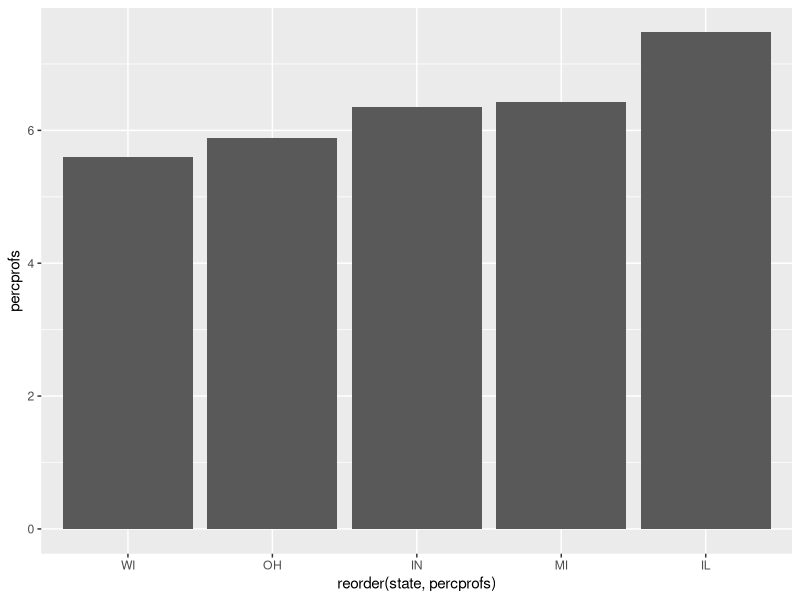
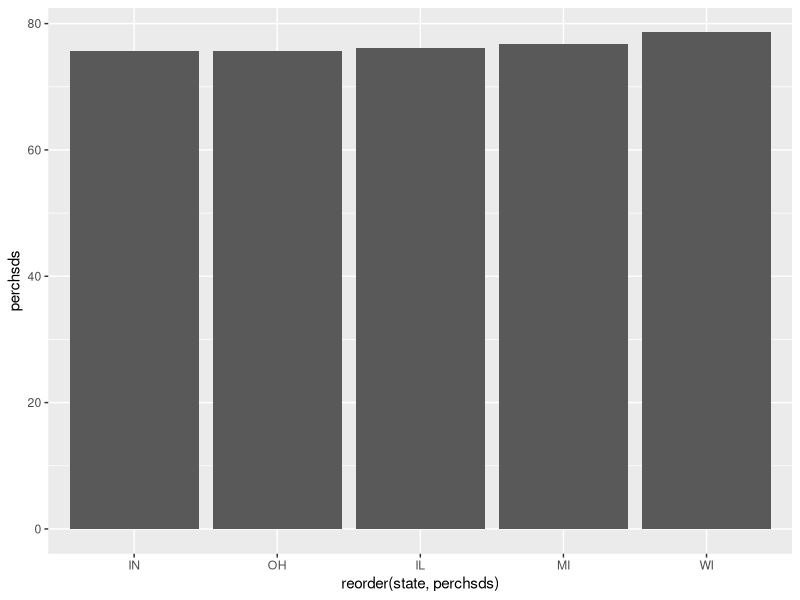
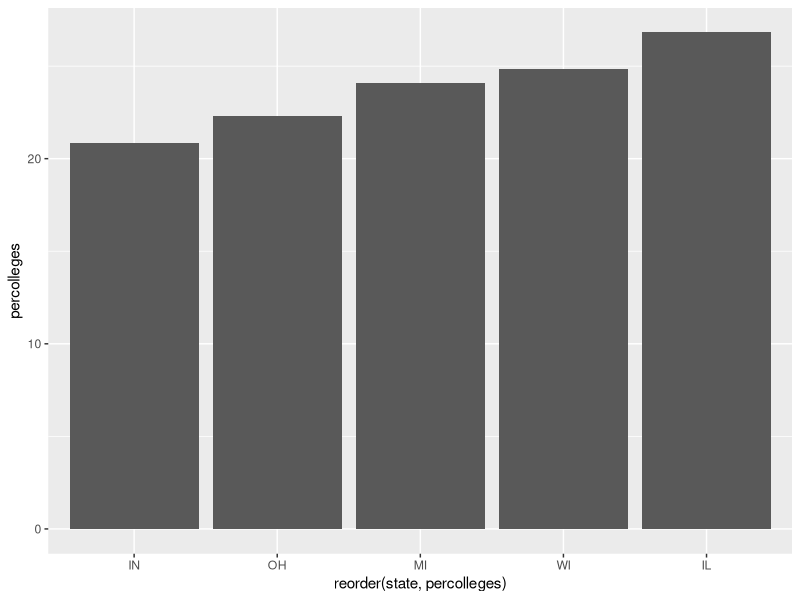
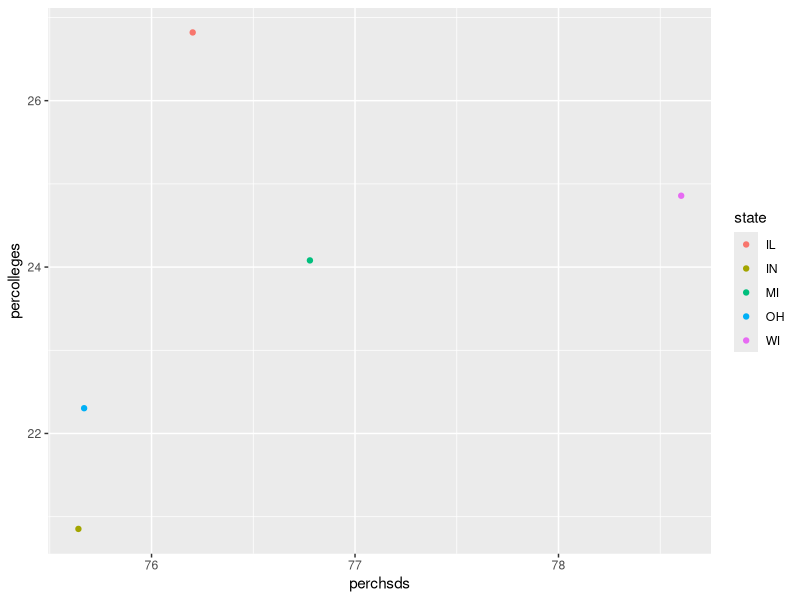
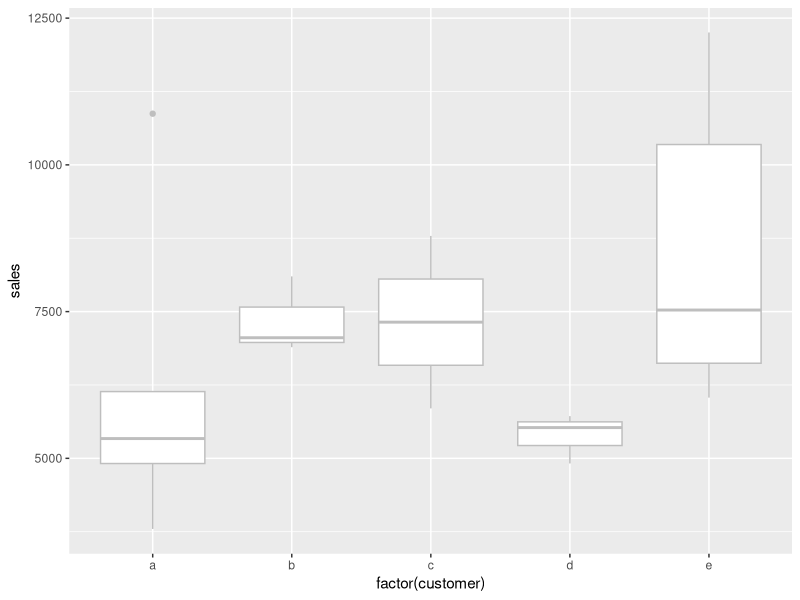
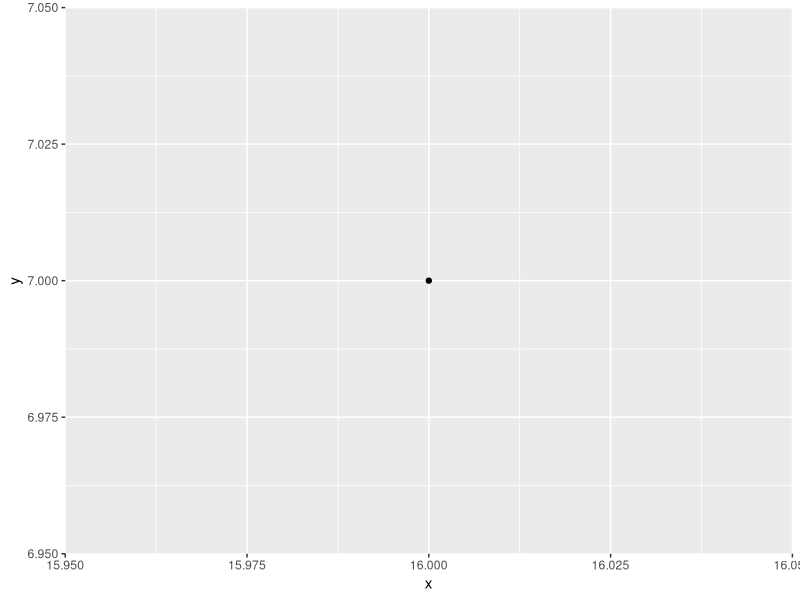
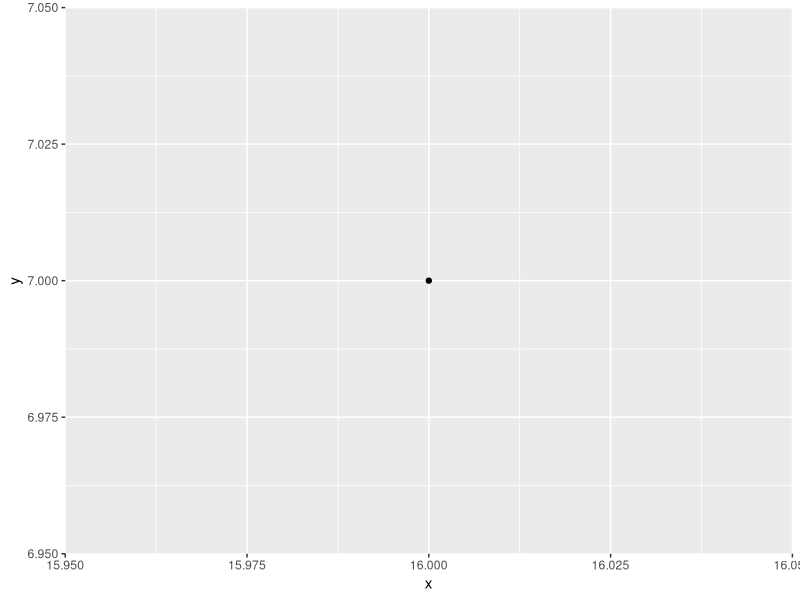
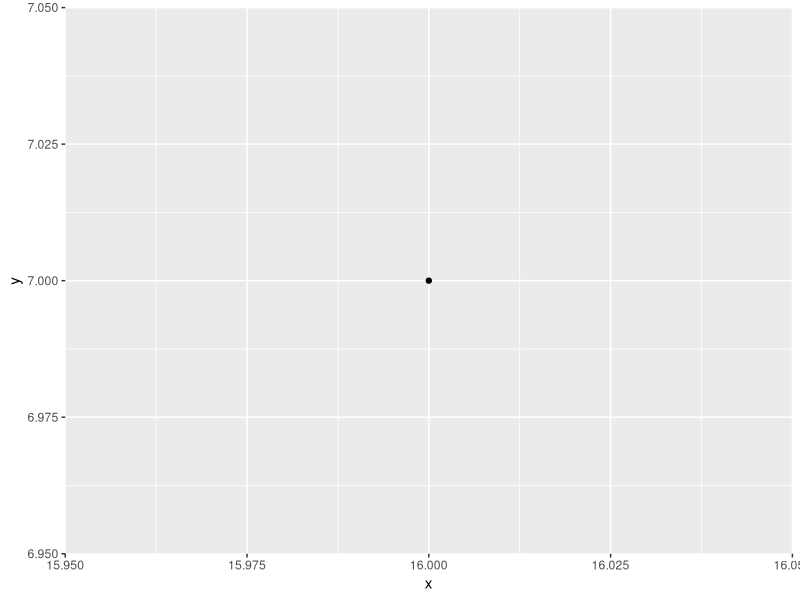

These figures' R source, in order: (Note: this script raises an error after producing the figures.)
#1.	Professional Employment by State
#install and load required libraries
install.packages("ggplot2")
library (ggplot2)
library (reshape2)
data("midwest")
#get the precprof for each state
newdata1 <- aggregate(percprof*popadults~state, midwest, sum)
newdata2 <- aggregate(popadults~state, midwest, sum)
newdata1
newdata2
newdata <- merge(newdata1,newdata2)
newdata 
newdata['percprofs'] <- (newdata['percprof * popadults']/newdata['popadults'])
newdata
#plot out the precrpof for each state in order
p <- ggplot(newdata, aes(x= reorder (state, percprofs), y=percprofs)) + 
  geom_bar(stat = "identity") 
p


#2.	School and College Education by State
#get two datasets: one contains state and perchsds; The other contains state and percolleges
newdata3 <- aggregate(perchsd*popadults~state, midwest, sum)
newdata4 <- aggregate(percollege*popadults~state, midwest, sum)
newdata_2 <- merge(newdata3,newdata2)
newdata_2
newdata_2['perchsds'] <- (newdata_2['perchsd * popadults']/newdata_2['popadults'])
newdata_2
newdata_3 <- merge(newdata4,newdata2)
newdata_3
newdata_3['percolleges'] <- (newdata_3['percollege * popadults']/newdata_3['popadults'])
newdata_3
#plot out the relationships between perchsd vs. state
p_2 <- ggplot(newdata_2, aes(x= reorder (state, perchsds), y=perchsds)) + 
  geom_bar(stat = "identity") 
p_2
#plot out the relationships between percollege  vs. state
p_3 <- ggplot(newdata_3, aes(x= reorder (state, percolleges), y=percolleges)) + 
  geom_bar(stat = "identity") 
p_3
#get a dataset that contains state, perchsds, and percolleges
newdata_5 <- merge(newdata_2,newdata_3)
newdata_5
# plot out perchsd vs. percollege within each state
p_4 <- ggplot(newdata_5, aes(perchsds,percolleges))
p_4 + geom_point(aes(colour = state))

#3.	Comparison of Visualization Techniques
randomdata <- data.frame(customer = sample(letters[1:5], size = 20, replace = TRUE),
                sales = rnorm(20, 8000, 2000),
                profit = rnorm(20, 40, 15))
ggplot(data=randomdata,aes(x=factor(customer),y=sales))+
geom_boxplot(color='grey')
#4.	Random Scatterplots
#get the size of files in each format (pdf, png, jpg, and eps)
N=25000
x_1 <- seq(1, N, 50)
x_1r <- length(x_1)
pdf <- array()
png <- array()
jpg <- array()
eps <- array()
for (n in 1:x_1r) {
  temp <- x_1[n]
  cat(temp)
  x=floor(runif(temp,0,37))
  y=floor(runif(temp,0,37))
  df <- data.frame(x = x, y = y)
  p_5 <- ggplot(data = df, mapping = aes(x = x, y = y)) + geom_point()
  p_5
  filenamepng=paste(c(temp,".png"), collapse = "")
  filenamepdf=paste(c(temp,".pdf"), collapse = "")
  filenamejpg=paste(c(temp,".jpg"), collapse = "")
  filenamebmp=paste(c(temp,".eps"), collapse = "")
  ggsave(p_5, file=filenamepdf)
  pdf[n] <- file.size(filenamepdf)/1000
  ggsave(p_5, file=filenamepng)
  png[n] <- file.size(filenamepng)/1000
  ggsave(p_5, file=filenamejpg)
  jpg[n] <- file.size(filenamejpg)/1000
  ggsave(p_5, file=filenamebmp)
  eps[n] <- file.size(filenamebmp)/1000
}
x_1
df_5 <- data.frame(x_1,pdf,png,jpg,eps)
df_5
randomdatareshape <- melt(df_5, id.vars = "x_1")
randomdatareshape
#plot out the relationship between file size and N
p <- ggplot(randomdatareshape,aes(x=x_1, y=value))+geom_line(aes(color=variable))
p

#5.	Diamonds
library (ggplot2)
data (diamonds)
#distribution of the three variables
ggplot(diamonds, aes(x=price)) + geom_histogram()
ggplot(diamonds, aes(x=carat)) + geom_histogram()
barplot(table(diamonds['color']))
#get a smaple of 100
diamondample <- diamonds[sample(nrow(diamonds), 100), ]
#plot a regression line to show the relationship between carat and price
p0 <- ggplot(data = diamondample, aes(carat, price, color)) 
p1 <- p0 + geom_point(aes(color = color), size = 3)
p1 
p2 <- p1 + geom_smooth()
p2 + ggtitle("Differentiable Curve")
p3 <- p1 + geom_smooth(method = "lm", se = FALSE)
p3 + ggtitle("Regression Line")
#plot a box plot to show the relationship between color and carat
pcarat <- ggplot(data = diamonds, aes(x = color, y = carat)) 
pcarat + geom_boxplot(aes(fill = color))
#plot a box plot to show the relationship between color and price
pprice <- ggplot(data = diamonds, aes(x = color, y = price)) 
pprice + geom_boxplot(aes(fill = color))
